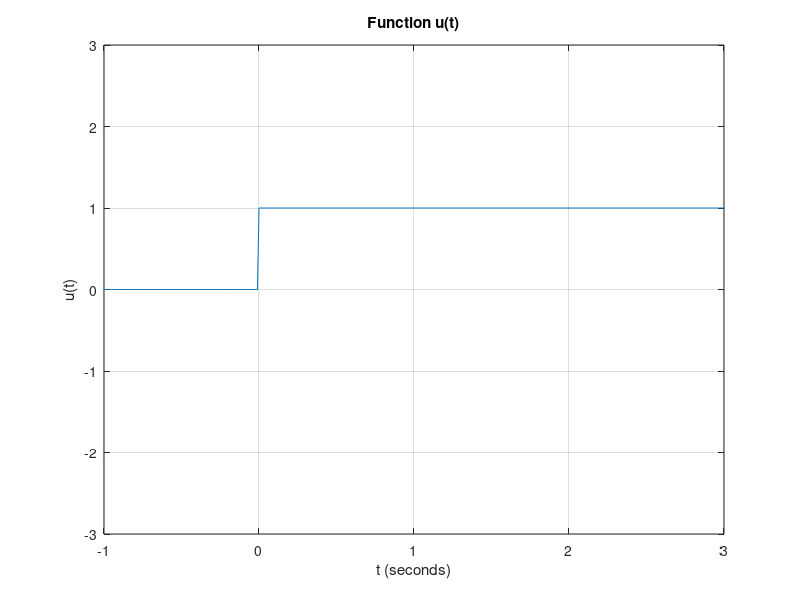
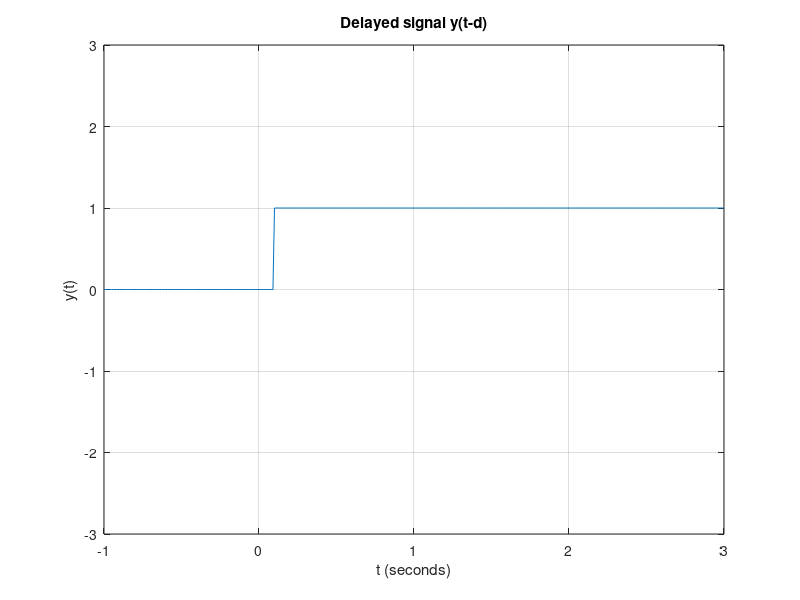
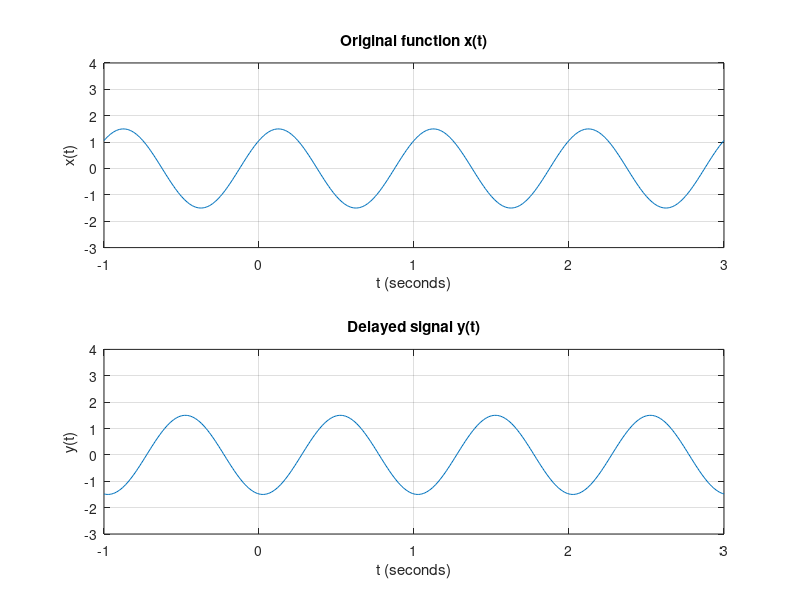
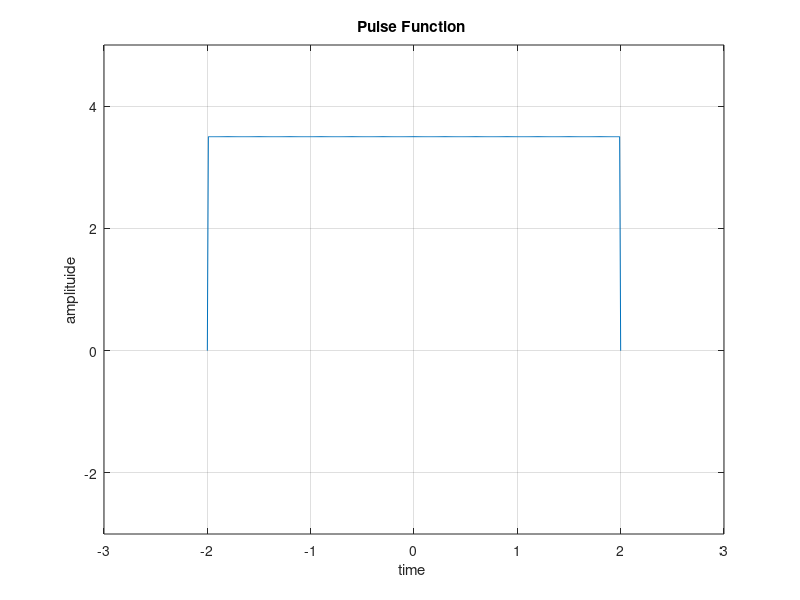

The MATLAB source for these figures, in order: (Note: this script raises an error after producing the figures.)
% Alberto Pizano
% ECE301
% Lab 3 - Generation of Some Basic CT Signals
% 9/17/2018

clc;
clear;

t = -1.0:0.01:3.0;

%part 1 ------------------------------------------------------------------
for i=1:length(t)
    if t(i)>= 0
        x(i) = 1;
    else
        x(i) = 0;
    end
end

figure;
plot(t,x)
title('Function u(t)')
xlabel('t (seconds)')
ylabel('u(t)')
ylim([-3 3])
grid on
%--------------------------------------------------------------------------

%part 2 w/ delay of 0.1 seconds part A)------------------------------------
t2 = -1.0:0.01:3.0;
for i=1:length(t2)
    if t2(i)>= 0.1
        y(i) = 1;
    else
        y(i) = 0;
    end
end

figure;
plot(t2,y)
title('Delayed signal y(t-d)')
xlabel('t (seconds)')
ylabel('y(t)')
ylim([-3 3])
grid on
%-------------------------------------------------------------------------

%part 2 part B)-----------------------------------------------------------
dt = 0.01;
t3 = -1.0:dt:3.0;
f = 1;
omega = 2*pi*f;
d = 0.4;

x = 1.5*cos(omega*t3-(pi/4));
y = 1.5*cos(omega*(t3-d)-(pi/4));

%{
for k=1:length(t3)
    if t3(i)>= 0.4
        y(i) = 1;
    else
        y(i) = 0;
    end
end
%}

figure;
subplot(2,1,1)
plot(t3,x)
title('Original function x(t)')
xlabel('t (seconds)')
ylabel('x(t)')
ylim([-3 4])
grid on

subplot(2,1,2)
plot(t3,y)
title('Delayed signal y(t)')
xlabel('t (seconds)')
ylabel('y(t)')
ylim([-3 4])
grid on
%--------------------------------------------------------------------------

%part 4 table 1------------------------------------------------------------
x_of_t1 = 1.5*cos(omega*-0.9-(pi/4))
x_of_t2 = 1.5*cos(omega*0-(pi/4))
x_of_t3 = 1.5*cos(omega*0.4-(pi/4))
x_of_t4 = 1.5*cos(omega*0.5-(pi/4))
x_of_t5 = 1.5*cos(omega*1.0-(pi/4))
x_of_t6 = 1.5*cos(omega*2.0-(pi/4))
x_of_t7 = 1.5*cos(omega*3.2-(pi/4))

x_of_t8 = 1.5*cos(omega*3.3-(pi/4))
x_of_t9 = 1.5*cos(omega*3.8-(pi/4))

y_of_t1 = 1.5*cos(omega*(-0.9-d)-(pi/4))
y_of_t2 = 1.5*cos(omega*(0-d)-(pi/4))
y_of_t3 = 1.5*cos(omega*(0.4-d)-(pi/4))
y_of_t4 = 1.5*cos(omega*(0.5-d)-(pi/4))
y_of_t5 = 1.5*cos(omega*(1.0-d)-(pi/4))
y_of_t6 = 1.5*cos(omega*(2.0-d)-(pi/4))
y_of_t7 = 1.5*cos(omega*(3.2-d)-(pi/4))

y_of_t8 = 1.5*cos(omega*(3.3-d)-(pi/4))
y_of_t9 = 1.5*cos(omega*(3.8-d)-(pi/4))
%--------------------------------------------------------------------------

%part 5 rectpulse----------------------------------------------------------

t=(-2:.01:2);
x=rectpuls(t,3.99);
figure ()
plot(t,3.5*x)
ylabel("amplituide")
xlabel("time ")
title("Pulse Function ")
axis([-3 3 -3 5])
grid on 


%{
dt = 0.01 
t_test = -2:dt:2;
A = 3.5;
a = 4;

for k=1:length(t_test)
    if -2 <= t_test <= 2
        p(k) = A;
    else
        p(k) = 0;
    end
end

figure;
plot(t_test, p)
title('Pulse signal)')
xlabel('t (seconds)')
ylabel('x(t) amplitude')
xlim([-5 5])
ylim([0 5])
%}

%part 6 pulse a second way ------------------------------------------------
t4 = -5:0.01:5;
f2 = 3.5*heaviside(t4+2)-3.5*heaviside(t4-2);
figure;
plot(t4,f2)
title('Pulse signal (second way)')
xlabel('t (seconds)')
ylabel('p(t) amplitude')
ylim([-3 5])
grid on
%--------------------------------------------------------------------------

%part 7 sketch of g(t) ----------------------------------------------------
t5 = 0:0.01:9;
f3 = 3*(t5+2).*heaviside(t5+2)-6*(t5).*heaviside(t5)+3*(t5-2).*heaviside(t5-2);
figure;
plot(t5, f3)
title('Sketch of g(t)')
xlabel('t (seconds)')
ylabel('g(t)')
grid on
%--------------------------------------------------------------------------

%part 8/9------------------------------------------------------------------
t6=[-2:.01:10];

for i=0:9
    if i<=2
    x2(i+1)=i;
    end
    
    if i>2&i<=6
    x2(i+1)=2;
    end
    
    if i>6&i<=9   
    x2(i+1)=2/3*(9-i);
    end
end 

figure;
plot([0:9],x2);
axis([-3 ,10 ,-2 ,4]);
ylabel("Ramp(t)")
xlabel("time ")
title("Ramp Function ")
grid on